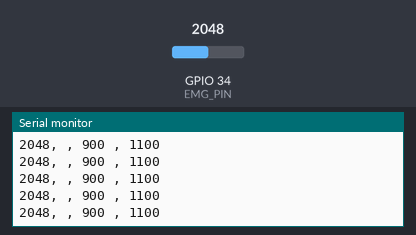
Simulated run of this sketch. Board: ESP32. Shown: the last lines printed to the serial monitor. The inputs (shaded band) are chosen by the test bench; at power-on: GPIO 34 (EMG_PIN) = 2048.

Above: at 1.2 s.
1.3 s: GPIO 34 (EMG_PIN) set to 2866
At 1.32 s:
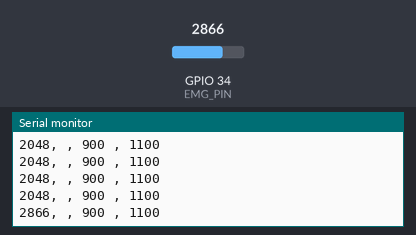
2.8 s: GPIO 34 (EMG_PIN) set to 3603
At 2.83 s:
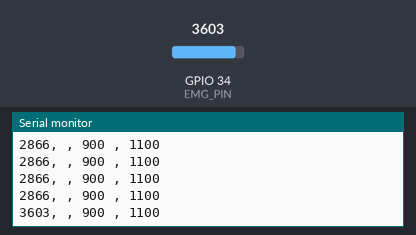
Timing chart, 0 to 5.8 s (numbered marks = the images above; inputs shaded):
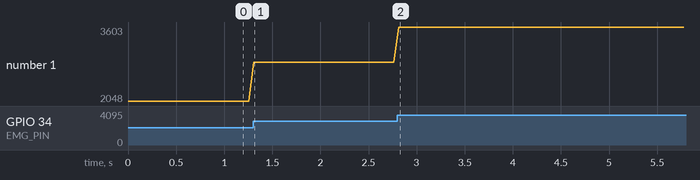

The sketch:

1_3_mikroeEMGclick_sketch.ino
```cpp
#define EMG_PIN 34

void setup() {
  Serial.begin(9600);
}

void loop() {
  // Read raw analog value (12-bit ADC: 0-4095)
  Serial.print(analogRead(EMG_PIN));
  Serial.print(", ");

  // Temporary, for use with Serial Plotter
  Serial.print(", 900");
  Serial.print(" ");
  Serial.print(", 1100");
  Serial.println();

  delay(50);
}
```

Measured:
- after the input at 1.3 s, the serial monitor: prints a new line at once (image 1)
- after the input at 2.8 s, the serial monitor: prints a new line at once (image 2)
- plotted number 1: 2048 → 2866 after the input at 1.3 s, 2866 → 3603 after the input at 2.8 s
